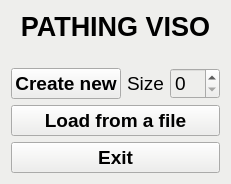
<?xml version="1.0" encoding="UTF-8"?>
<ui version="4.0">
 <class>MainWindow</class>
 <widget class="QWidget" name="MainWindow">
  <property name="geometry">
   <rect>
    <x>0</x>
    <y>0</y>
    <width>274</width>
    <height>442</height>
   </rect>
  </property>
  <property name="sizePolicy">
   <sizepolicy hsizetype="Fixed" vsizetype="Fixed">
    <horstretch>0</horstretch>
    <verstretch>0</verstretch>
   </sizepolicy>
  </property>
  <property name="windowTitle">
   <string>PathingViso</string>
  </property>
  <property name="windowIcon">
   <iconset resource="res.qrc">
    <normaloff>:/icon.svg</normaloff>:/icon.svg</iconset>
  </property>
  <property name="styleSheet">
   <string notr="true">background-color: rgb(238, 238, 236);</string>
  </property>
  <layout class="QVBoxLayout" name="verticalLayout">
   <property name="sizeConstraint">
    <enum>QLayout::SetFixedSize</enum>
   </property>
   <item>
    <widget class="QLabel" name="label_2">
     <property name="palette">
      <palette>
       <active>
        <colorrole role="WindowText">
         <brush brushstyle="SolidPattern">
          <color alpha="255">
           <red>0</red>
           <green>0</green>
           <blue>0</blue>
          </color>
         </brush>
        </colorrole>
        <colorrole role="Button">
         <brush brushstyle="SolidPattern">
          <color alpha="255">
           <red>238</red>
           <green>238</green>
           <blue>236</blue>
          </color>
         </brush>
        </colorrole>
        <colorrole role="Base">
         <brush brushstyle="SolidPattern">
          <color alpha="255">
           <red>238</red>
           <green>238</green>
           <blue>236</blue>
          </color>
         </brush>
        </colorrole>
        <colorrole role="Window">
         <brush brushstyle="SolidPattern">
          <color alpha="255">
           <red>238</red>
           <green>238</green>
           <blue>236</blue>
          </color>
         </brush>
        </colorrole>
       </active>
       <inactive>
        <colorrole role="WindowText">
         <brush brushstyle="SolidPattern">
          <color alpha="255">
           <red>0</red>
           <green>0</green>
           <blue>0</blue>
          </color>
         </brush>
        </colorrole>
        <colorrole role="Button">
         <brush brushstyle="SolidPattern">
          <color alpha="255">
           <red>238</red>
           <green>238</green>
           <blue>236</blue>
          </color>
         </brush>
        </colorrole>
        <colorrole role="Base">
         <brush brushstyle="SolidPattern">
          <color alpha="255">
           <red>238</red>
           <green>238</green>
           <blue>236</blue>
          </color>
         </brush>
        </colorrole>
        <colorrole role="Window">
         <brush brushstyle="SolidPattern">
          <color alpha="255">
           <red>238</red>
           <green>238</green>
           <blue>236</blue>
          </color>
         </brush>
        </colorrole>
       </inactive>
       <disabled>
        <colorrole role="WindowText">
         <brush brushstyle="SolidPattern">
          <color alpha="96">
           <red>164</red>
           <green>166</green>
           <blue>168</blue>
          </color>
         </brush>
        </colorrole>
        <colorrole role="Button">
         <brush brushstyle="SolidPattern">
          <color alpha="255">
           <red>238</red>
           <green>238</green>
           <blue>236</blue>
          </color>
         </brush>
        </colorrole>
        <colorrole role="Base">
         <brush brushstyle="SolidPattern">
          <color alpha="255">
           <red>238</red>
           <green>238</green>
           <blue>236</blue>
          </color>
         </brush>
        </colorrole>
        <colorrole role="Window">
         <brush brushstyle="SolidPattern">
          <color alpha="255">
           <red>238</red>
           <green>238</green>
           <blue>236</blue>
          </color>
         </brush>
        </colorrole>
       </disabled>
      </palette>
     </property>
     <property name="font">
      <font>
       <pointsize>20</pointsize>
       <weight>75</weight>
       <bold>true</bold>
      </font>
     </property>
     <property name="text">
      <string>PATHING VISO</string>
     </property>
     <property name="textFormat">
      <enum>Qt::PlainText</enum>
     </property>
     <property name="alignment">
      <set>Qt::AlignCenter</set>
     </property>
    </widget>
   </item>
   <item>
    <widget class="QLabel" name="label">
     <property name="text">
      <string/>
     </property>
     <property name="pixmap">
      <pixmap resource="res.qrc">:/icon.svg</pixmap>
     </property>
    </widget>
   </item>
   <item>
    <layout class="QHBoxLayout" name="horizontalLayout">
     <item>
      <widget class="QPushButton" name="pushButton_2">
       <property name="sizePolicy">
        <sizepolicy hsizetype="Expanding" vsizetype="Fixed">
         <horstretch>0</horstretch>
         <verstretch>0</verstretch>
        </sizepolicy>
       </property>
       <property name="font">
        <font>
         <pointsize>14</pointsize>
         <weight>75</weight>
         <bold>true</bold>
        </font>
       </property>
       <property name="text">
        <string>Create new</string>
       </property>
      </widget>
     </item>
     <item>
      <widget class="QLabel" name="label_3">
       <property name="palette">
        <palette>
         <active>
          <colorrole role="WindowText">
           <brush brushstyle="SolidPattern">
            <color alpha="255">
             <red>0</red>
             <green>0</green>
             <blue>0</blue>
            </color>
           </brush>
          </colorrole>
          <colorrole role="Button">
           <brush brushstyle="SolidPattern">
            <color alpha="255">
             <red>238</red>
             <green>238</green>
             <blue>236</blue>
            </color>
           </brush>
          </colorrole>
          <colorrole role="Base">
           <brush brushstyle="SolidPattern">
            <color alpha="255">
             <red>238</red>
             <green>238</green>
             <blue>236</blue>
            </color>
           </brush>
          </colorrole>
          <colorrole role="Window">
           <brush brushstyle="SolidPattern">
            <color alpha="255">
             <red>238</red>
             <green>238</green>
             <blue>236</blue>
            </color>
           </brush>
          </colorrole>
         </active>
         <inactive>
          <colorrole role="WindowText">
           <brush brushstyle="SolidPattern">
            <color alpha="255">
             <red>0</red>
             <green>0</green>
             <blue>0</blue>
            </color>
           </brush>
          </colorrole>
          <colorrole role="Button">
           <brush brushstyle="SolidPattern">
            <color alpha="255">
             <red>238</red>
             <green>238</green>
             <blue>236</blue>
            </color>
           </brush>
          </colorrole>
          <colorrole role="Base">
           <brush brushstyle="SolidPattern">
            <color alpha="255">
             <red>238</red>
             <green>238</green>
             <blue>236</blue>
            </color>
           </brush>
          </colorrole>
          <colorrole role="Window">
           <brush brushstyle="SolidPattern">
            <color alpha="255">
             <red>238</red>
             <green>238</green>
             <blue>236</blue>
            </color>
           </brush>
          </colorrole>
         </inactive>
         <disabled>
          <colorrole role="WindowText">
           <brush brushstyle="SolidPattern">
            <color alpha="96">
             <red>164</red>
             <green>166</green>
             <blue>168</blue>
            </color>
           </brush>
          </colorrole>
          <colorrole role="Button">
           <brush brushstyle="SolidPattern">
            <color alpha="255">
             <red>238</red>
             <green>238</green>
             <blue>236</blue>
            </color>
           </brush>
          </colorrole>
          <colorrole role="Base">
           <brush brushstyle="SolidPattern">
            <color alpha="255">
             <red>238</red>
             <green>238</green>
             <blue>236</blue>
            </color>
           </brush>
          </colorrole>
          <colorrole role="Window">
           <brush brushstyle="SolidPattern">
            <color alpha="255">
             <red>238</red>
             <green>238</green>
             <blue>236</blue>
            </color>
           </brush>
          </colorrole>
         </disabled>
        </palette>
       </property>
       <property name="font">
        <font>
         <pointsize>14</pointsize>
        </font>
       </property>
       <property name="text">
        <string>Size</string>
       </property>
       <property name="alignment">
        <set>Qt::AlignRight|Qt::AlignTrailing|Qt::AlignVCenter</set>
       </property>
      </widget>
     </item>
     <item>
      <widget class="QSpinBox" name="spinBox">
       <property name="font">
        <font>
         <pointsize>14</pointsize>
        </font>
       </property>
      </widget>
     </item>
    </layout>
   </item>
   <item>
    <widget class="QPushButton" name="pushButton_3">
     <property name="palette">
      <palette>
       <active>
        <colorrole role="Button">
         <brush brushstyle="SolidPattern">
          <color alpha="255">
           <red>238</red>
           <green>238</green>
           <blue>236</blue>
          </color>
         </brush>
        </colorrole>
        <colorrole role="ButtonText">
         <brush brushstyle="SolidPattern">
          <color alpha="255">
           <red>0</red>
           <green>0</green>
           <blue>0</blue>
          </color>
         </brush>
        </colorrole>
        <colorrole role="Base">
         <brush brushstyle="SolidPattern">
          <color alpha="255">
           <red>238</red>
           <green>238</green>
           <blue>236</blue>
          </color>
         </brush>
        </colorrole>
        <colorrole role="Window">
         <brush brushstyle="SolidPattern">
          <color alpha="255">
           <red>238</red>
           <green>238</green>
           <blue>236</blue>
          </color>
         </brush>
        </colorrole>
       </active>
       <inactive>
        <colorrole role="Button">
         <brush brushstyle="SolidPattern">
          <color alpha="255">
           <red>238</red>
           <green>238</green>
           <blue>236</blue>
          </color>
         </brush>
        </colorrole>
        <colorrole role="ButtonText">
         <brush brushstyle="SolidPattern">
          <color alpha="255">
           <red>0</red>
           <green>0</green>
           <blue>0</blue>
          </color>
         </brush>
        </colorrole>
        <colorrole role="Base">
         <brush brushstyle="SolidPattern">
          <color alpha="255">
           <red>238</red>
           <green>238</green>
           <blue>236</blue>
          </color>
         </brush>
        </colorrole>
        <colorrole role="Window">
         <brush brushstyle="SolidPattern">
          <color alpha="255">
           <red>238</red>
           <green>238</green>
           <blue>236</blue>
          </color>
         </brush>
        </colorrole>
       </inactive>
       <disabled>
        <colorrole role="Button">
         <brush brushstyle="SolidPattern">
          <color alpha="255">
           <red>238</red>
           <green>238</green>
           <blue>236</blue>
          </color>
         </brush>
        </colorrole>
        <colorrole role="ButtonText">
         <brush brushstyle="SolidPattern">
          <color alpha="96">
           <red>164</red>
           <green>166</green>
           <blue>168</blue>
          </color>
         </brush>
        </colorrole>
        <colorrole role="Base">
         <brush brushstyle="SolidPattern">
          <color alpha="255">
           <red>238</red>
           <green>238</green>
           <blue>236</blue>
          </color>
         </brush>
        </colorrole>
        <colorrole role="Window">
         <brush brushstyle="SolidPattern">
          <color alpha="255">
           <red>238</red>
           <green>238</green>
           <blue>236</blue>
          </color>
         </brush>
        </colorrole>
       </disabled>
      </palette>
     </property>
     <property name="font">
      <font>
       <pointsize>14</pointsize>
       <weight>75</weight>
       <bold>true</bold>
      </font>
     </property>
     <property name="text">
      <string>Load from a file</string>
     </property>
    </widget>
   </item>
   <item>
    <widget class="QPushButton" name="pushButton_4">
     <property name="palette">
      <palette>
       <active>
        <colorrole role="Button">
         <brush brushstyle="SolidPattern">
          <color alpha="255">
           <red>238</red>
           <green>238</green>
           <blue>236</blue>
          </color>
         </brush>
        </colorrole>
        <colorrole role="ButtonText">
         <brush brushstyle="SolidPattern">
          <color alpha="255">
           <red>0</red>
           <green>0</green>
           <blue>0</blue>
          </color>
         </brush>
        </colorrole>
        <colorrole role="Base">
         <brush brushstyle="SolidPattern">
          <color alpha="255">
           <red>238</red>
           <green>238</green>
           <blue>236</blue>
          </color>
         </brush>
        </colorrole>
        <colorrole role="Window">
         <brush brushstyle="SolidPattern">
          <color alpha="255">
           <red>238</red>
           <green>238</green>
           <blue>236</blue>
          </color>
         </brush>
        </colorrole>
       </active>
       <inactive>
        <colorrole role="Button">
         <brush brushstyle="SolidPattern">
          <color alpha="255">
           <red>238</red>
           <green>238</green>
           <blue>236</blue>
          </color>
         </brush>
        </colorrole>
        <colorrole role="ButtonText">
         <brush brushstyle="SolidPattern">
          <color alpha="255">
           <red>0</red>
           <green>0</green>
           <blue>0</blue>
          </color>
         </brush>
        </colorrole>
        <colorrole role="Base">
         <brush brushstyle="SolidPattern">
          <color alpha="255">
           <red>238</red>
           <green>238</green>
           <blue>236</blue>
          </color>
         </brush>
        </colorrole>
        <colorrole role="Window">
         <brush brushstyle="SolidPattern">
          <color alpha="255">
           <red>238</red>
           <green>238</green>
           <blue>236</blue>
          </color>
         </brush>
        </colorrole>
       </inactive>
       <disabled>
        <colorrole role="Button">
         <brush brushstyle="SolidPattern">
          <color alpha="255">
           <red>238</red>
           <green>238</green>
           <blue>236</blue>
          </color>
         </brush>
        </colorrole>
        <colorrole role="ButtonText">
         <brush brushstyle="SolidPattern">
          <color alpha="96">
           <red>164</red>
           <green>166</green>
           <blue>168</blue>
          </color>
         </brush>
        </colorrole>
        <colorrole role="Base">
         <brush brushstyle="SolidPattern">
          <color alpha="255">
           <red>238</red>
           <green>238</green>
           <blue>236</blue>
          </color>
         </brush>
        </colorrole>
        <colorrole role="Window">
         <brush brushstyle="SolidPattern">
          <color alpha="255">
           <red>238</red>
           <green>238</green>
           <blue>236</blue>
          </color>
         </brush>
        </colorrole>
       </disabled>
      </palette>
     </property>
     <property name="font">
      <font>
       <pointsize>14</pointsize>
       <weight>75</weight>
       <bold>true</bold>
      </font>
     </property>
     <property name="text">
      <string>Exit</string>
     </property>
    </widget>
   </item>
  </layout>
 </widget>
 <resources>
  <include location="res.qrc"/>
 </resources>
 <connections>
  <connection>
   <sender>pushButton_4</sender>
   <signal>clicked()</signal>
   <receiver>MainWindow</receiver>
   <slot>close()</slot>
   <hints>
    <hint type="sourcelabel">
     <x>136</x>
     <y>413</y>
    </hint>
    <hint type="destinationlabel">
     <x>136</x>
     <y>219</y>
    </hint>
   </hints>
  </connection>
 </connections>
</ui>
